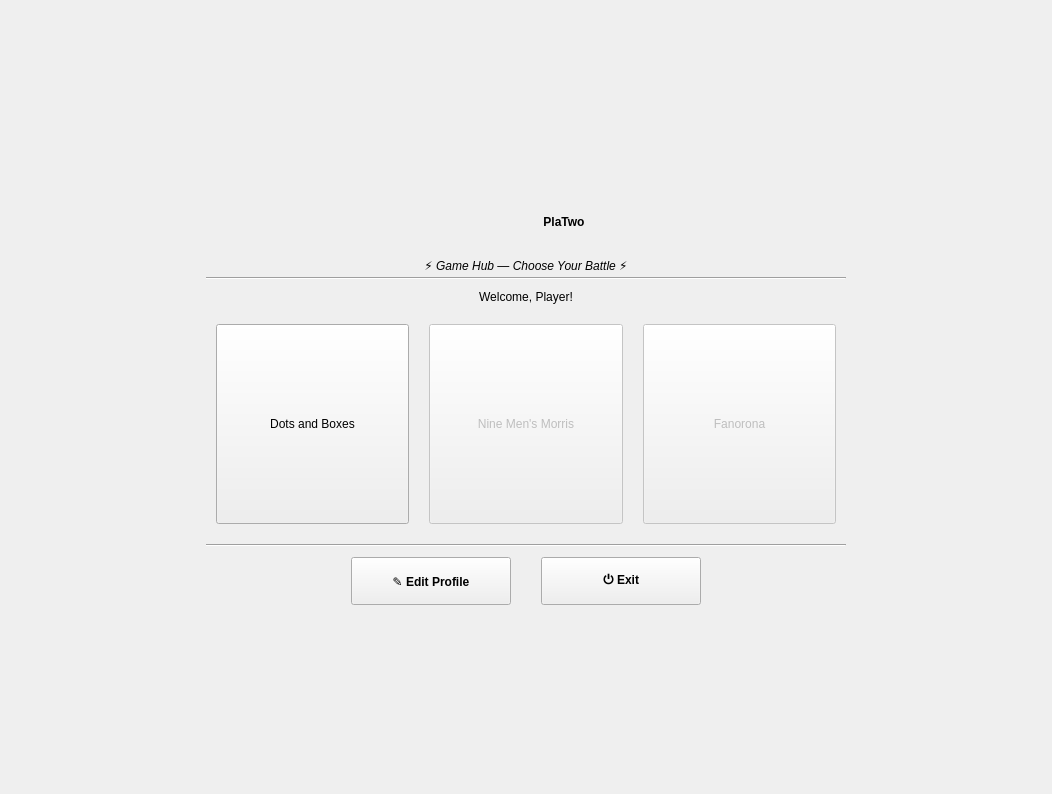
<?xml version="1.0" encoding="UTF-8"?>
<ui version="4.0">
 <class>MainMenu</class>
 <widget class="QWidget" name="MainMenu">
  <property name="geometry">
   <rect>
    <x>0</x>
    <y>0</y>
    <width>1052</width>
    <height>794</height>
   </rect>
  </property>
  <property name="windowTitle">
   <string>PlaTwo - Game Hub</string>
  </property>
  <property name="styleSheet">
   <string notr="true"/>
  </property>
  <layout class="QHBoxLayout" name="horizontalLayout_root">
   <property name="spacing">
    <number>0</number>
   </property>
   <property name="leftMargin">
    <number>0</number>
   </property>
   <property name="topMargin">
    <number>0</number>
   </property>
   <property name="rightMargin">
    <number>0</number>
   </property>
   <property name="bottomMargin">
    <number>0</number>
   </property>
   <item>
    <spacer name="horizontalSpacer_left">
     <property name="orientation">
      <enum>Qt::Orientation::Horizontal</enum>
     </property>
     <property name="sizeHint" stdset="0">
      <size>
       <width>40</width>
       <height>20</height>
      </size>
     </property>
    </spacer>
   </item>
   <item>
    <widget class="QWidget" name="widget" native="true">
     <property name="styleSheet">
      <string notr="true"/>
     </property>
     <layout class="QVBoxLayout" name="verticalLayout_2">
      <item>
       <spacer name="verticalSpacer_2">
        <property name="orientation">
         <enum>Qt::Orientation::Vertical</enum>
        </property>
        <property name="sizeHint" stdset="0">
         <size>
          <width>20</width>
          <height>40</height>
         </size>
        </property>
       </spacer>
      </item>
      <item>
       <layout class="QVBoxLayout" name="verticalLayout">
        <item>
         <widget class="QWidget" name="mainCard" native="true">
          <property name="minimumSize">
           <size>
            <width>700</width>
            <height>0</height>
           </size>
          </property>
          <property name="maximumSize">
           <size>
            <width>750</width>
            <height>16777215</height>
           </size>
          </property>
          <property name="styleSheet">
           <string notr="true">/* applied via QSS */</string>
          </property>
          <layout class="QVBoxLayout" name="verticalLayout_main">
           <property name="spacing">
            <number>10</number>
           </property>
           <property name="leftMargin">
            <number>30</number>
           </property>
           <property name="topMargin">
            <number>30</number>
           </property>
           <property name="rightMargin">
            <number>30</number>
           </property>
           <property name="bottomMargin">
            <number>30</number>
           </property>
           <item>
            <widget class="QWidget" name="headerWidget" native="true">
             <layout class="QVBoxLayout" name="verticalLayout_header">
              <property name="spacing">
               <number>4</number>
              </property>
              <property name="leftMargin">
               <number>0</number>
              </property>
              <property name="topMargin">
               <number>0</number>
              </property>
              <property name="rightMargin">
               <number>0</number>
              </property>
              <property name="bottomMargin">
               <number>0</number>
              </property>
              <item>
               <layout class="QHBoxLayout" name="horizontalLayout_logo">
                <property name="spacing">
                 <number>12</number>
                </property>
                <item>
                 <spacer name="horizontalSpacer_logo_left">
                  <property name="orientation">
                   <enum>Qt::Orientation::Horizontal</enum>
                  </property>
                  <property name="sizeHint" stdset="0">
                   <size>
                    <width>40</width>
                    <height>20</height>
                   </size>
                  </property>
                 </spacer>
                </item>
                <item>
                 <widget class="QLabel" name="label_logo">
                  <property name="minimumSize">
                   <size>
                    <width>64</width>
                    <height>64</height>
                   </size>
                  </property>
                  <property name="maximumSize">
                   <size>
                    <width>64</width>
                    <height>64</height>
                   </size>
                  </property>
                  <property name="text">
                   <string/>
                  </property>
                  <property name="pixmap">
                   <pixmap resource="../../resources/resources.qrc">:/icons/logo.png</pixmap>
                  </property>
                  <property name="scaledContents">
                   <bool>true</bool>
                  </property>
                  <property name="alignment">
                   <set>Qt::AlignmentFlag::AlignCenter</set>
                  </property>
                 </widget>
                </item>
                <item>
                 <widget class="QLabel" name="label_title">
                  <property name="font">
                   <font>
                    <bold>true</bold>
                   </font>
                  </property>
                  <property name="text">
                   <string>PlaTwo</string>
                  </property>
                  <property name="alignment">
                   <set>Qt::AlignmentFlag::AlignCenter</set>
                  </property>
                 </widget>
                </item>
                <item>
                 <spacer name="horizontalSpacer_logo_right">
                  <property name="orientation">
                   <enum>Qt::Orientation::Horizontal</enum>
                  </property>
                  <property name="sizeHint" stdset="0">
                   <size>
                    <width>40</width>
                    <height>20</height>
                   </size>
                  </property>
                 </spacer>
                </item>
               </layout>
              </item>
              <item>
               <widget class="QLabel" name="label_subtitle">
                <property name="font">
                 <font>
                  <italic>true</italic>
                 </font>
                </property>
                <property name="text">
                 <string>⚡ Game Hub — Choose Your Battle ⚡</string>
                </property>
                <property name="alignment">
                 <set>Qt::AlignmentFlag::AlignCenter</set>
                </property>
               </widget>
              </item>
              <item>
               <widget class="QFrame" name="headerSeparator">
                <property name="frameShape">
                 <enum>QFrame::Shape::HLine</enum>
                </property>
                <property name="frameShadow">
                 <enum>QFrame::Shadow::Sunken</enum>
                </property>
               </widget>
              </item>
             </layout>
            </widget>
           </item>
           <item>
            <widget class="QLabel" name="label_welcome">
             <property name="font">
              <font>
               <bold>false</bold>
              </font>
             </property>
             <property name="text">
              <string>Welcome, Player!</string>
             </property>
             <property name="alignment">
              <set>Qt::AlignmentFlag::AlignCenter</set>
             </property>
            </widget>
           </item>
           <item>
            <layout class="QHBoxLayout" name="horizontalLayout_games">
             <property name="spacing">
              <number>20</number>
             </property>
             <property name="leftMargin">
              <number>10</number>
             </property>
             <property name="topMargin">
              <number>10</number>
             </property>
             <property name="rightMargin">
              <number>10</number>
             </property>
             <property name="bottomMargin">
              <number>10</number>
             </property>
             <item>
              <widget class="QPushButton" name="btnGameDotsAndBoxes">
               <property name="minimumSize">
                <size>
                 <width>180</width>
                 <height>200</height>
                </size>
               </property>
               <property name="maximumSize">
                <size>
                 <width>220</width>
                 <height>240</height>
                </size>
               </property>
               <property name="cursor">
                <cursorShape>PointingHandCursor</cursorShape>
               </property>
               <property name="text">
                <string>Dots and Boxes</string>
               </property>
               <property name="iconSize">
                <size>
                 <width>64</width>
                 <height>64</height>
                </size>
               </property>
               <property name="checkable">
                <bool>false</bool>
               </property>
               <property name="autoExclusive">
                <bool>false</bool>
               </property>
               <property name="autoDefault">
                <bool>false</bool>
               </property>
               <property name="default">
                <bool>false</bool>
               </property>
               <property name="flat">
                <bool>false</bool>
               </property>
              </widget>
             </item>
             <item>
              <widget class="QPushButton" name="btnGameNineMensMorris">
               <property name="enabled">
                <bool>false</bool>
               </property>
               <property name="minimumSize">
                <size>
                 <width>180</width>
                 <height>200</height>
                </size>
               </property>
               <property name="maximumSize">
                <size>
                 <width>220</width>
                 <height>240</height>
                </size>
               </property>
               <property name="cursor">
                <cursorShape>PointingHandCursor</cursorShape>
               </property>
               <property name="text">
                <string>Nine Men's Morris</string>
               </property>
               <property name="iconSize">
                <size>
                 <width>64</width>
                 <height>64</height>
                </size>
               </property>
               <property name="checkable">
                <bool>false</bool>
               </property>
               <property name="autoExclusive">
                <bool>false</bool>
               </property>
               <property name="flat">
                <bool>false</bool>
               </property>
              </widget>
             </item>
             <item>
              <widget class="QPushButton" name="btnGameFanorona">
               <property name="enabled">
                <bool>false</bool>
               </property>
               <property name="minimumSize">
                <size>
                 <width>180</width>
                 <height>200</height>
                </size>
               </property>
               <property name="maximumSize">
                <size>
                 <width>220</width>
                 <height>240</height>
                </size>
               </property>
               <property name="cursor">
                <cursorShape>PointingHandCursor</cursorShape>
               </property>
               <property name="text">
                <string>Fanorona</string>
               </property>
               <property name="iconSize">
                <size>
                 <width>64</width>
                 <height>64</height>
                </size>
               </property>
               <property name="checkable">
                <bool>false</bool>
               </property>
               <property name="autoExclusive">
                <bool>false</bool>
               </property>
               <property name="flat">
                <bool>false</bool>
               </property>
              </widget>
             </item>
            </layout>
           </item>
           <item>
            <widget class="QFrame" name="separator_bottom">
             <property name="frameShape">
              <enum>QFrame::Shape::HLine</enum>
             </property>
             <property name="frameShadow">
              <enum>QFrame::Shadow::Sunken</enum>
             </property>
            </widget>
           </item>
           <item>
            <layout class="QHBoxLayout" name="horizontalLayout_actions">
             <property name="spacing">
              <number>30</number>
             </property>
             <property name="leftMargin">
              <number>20</number>
             </property>
             <property name="topMargin">
              <number>0</number>
             </property>
             <property name="rightMargin">
              <number>20</number>
             </property>
             <property name="bottomMargin">
              <number>0</number>
             </property>
             <item>
              <spacer name="horizontalSpacer_actions_left">
               <property name="orientation">
                <enum>Qt::Orientation::Horizontal</enum>
               </property>
               <property name="sizeHint" stdset="0">
                <size>
                 <width>40</width>
                 <height>20</height>
                </size>
               </property>
              </spacer>
             </item>
             <item>
              <widget class="QPushButton" name="btnEditProfile">
               <property name="minimumSize">
                <size>
                 <width>160</width>
                 <height>48</height>
                </size>
               </property>
               <property name="font">
                <font>
                 <bold>true</bold>
                </font>
               </property>
               <property name="cursor">
                <cursorShape>PointingHandCursor</cursorShape>
               </property>
               <property name="text">
                <string>✎ Edit Profile</string>
               </property>
              </widget>
             </item>
             <item>
              <widget class="QPushButton" name="btnExit">
               <property name="minimumSize">
                <size>
                 <width>160</width>
                 <height>48</height>
                </size>
               </property>
               <property name="font">
                <font>
                 <bold>true</bold>
                </font>
               </property>
               <property name="cursor">
                <cursorShape>PointingHandCursor</cursorShape>
               </property>
               <property name="text">
                <string>⏻ Exit</string>
               </property>
              </widget>
             </item>
             <item>
              <spacer name="horizontalSpacer_actions_right">
               <property name="orientation">
                <enum>Qt::Orientation::Horizontal</enum>
               </property>
               <property name="sizeHint" stdset="0">
                <size>
                 <width>40</width>
                 <height>20</height>
                </size>
               </property>
              </spacer>
             </item>
            </layout>
           </item>
          </layout>
         </widget>
        </item>
       </layout>
      </item>
      <item>
       <spacer name="verticalSpacer">
        <property name="orientation">
         <enum>Qt::Orientation::Vertical</enum>
        </property>
        <property name="sizeHint" stdset="0">
         <size>
          <width>20</width>
          <height>40</height>
         </size>
        </property>
       </spacer>
      </item>
     </layout>
    </widget>
   </item>
   <item>
    <spacer name="horizontalSpacer_right">
     <property name="orientation">
      <enum>Qt::Orientation::Horizontal</enum>
     </property>
     <property name="sizeHint" stdset="0">
      <size>
       <width>40</width>
       <height>20</height>
      </size>
     </property>
    </spacer>
   </item>
  </layout>
 </widget>
 <resources>
  <include location="../../resources/resources.qrc"/>
 </resources>
 <connections/>
</ui>
